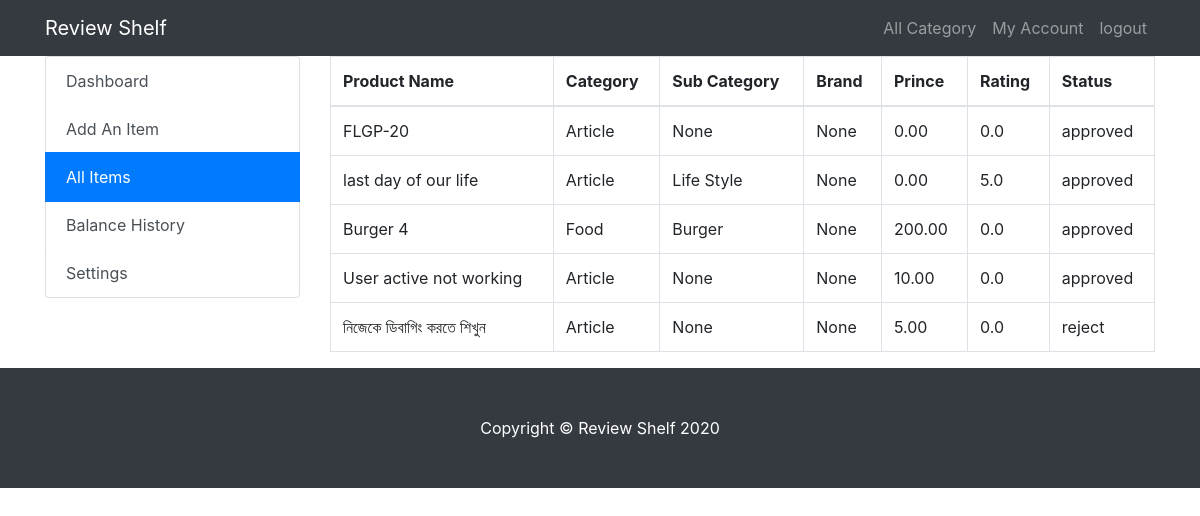
The app's page /myaccount/item/list/ (signed in) with its own data.
### reviewapp/review/models.py (models this page shows, shortened)
class Item(BaseModel):
    creat_by = models.ForeignKey(User, blank=True, related_name='creator', on_delete=models.DO_NOTHING)
    title = models.CharField(max_length=250, unique=True)
    brand = models.ForeignKey(Brand, related_name='item_brand', blank=True, null=True, on_delete=models.DO_NOTHING)
    category = models.ForeignKey(Category, related_name='item_category', blank=True, on_delete=models.DO_NOTHING)
    sub_category = models.ForeignKey(Category, related_name='item_sub_category', blank=True, null=True,
                                     on_delete=models.DO_NOTHING)
    descriptions = models.TextField(blank=True, null=True)
    price = models.DecimalField(default=0, decimal_places=2, max_digits=9)
    image = models.ImageField(upload_to="review_items", blank=True, null=True)
    review = models.DecimalField(default=0, decimal_places=1, max_digits=2)
    review_count = models.DecimalField(default=0, decimal_places=0, max_digits=9)
    likes = models.DecimalField(max_digits=9, decimal_places=0, default=0)
    status = models.CharField(max_length=10, choices=ItemChoices.choices, default=ItemChoices.PENDING)
    approved_by = models.ForeignKey(User, blank=True, related_name='item_approved_by', null=True,
                                    on_delete=models.SET_NULL)
    reject_reason = models.TextField(blank=True, null=True)
    slug = models.SlugField(blank=True, null=True, unique=True, allow_unicode=True)
    class Meta:
        db_table = "items"
        ordering = ['-created']

### reviewapp/core/models.py (models this page shows, shortened)
class BaseModel(models.Model):
    created = models.DateTimeField(auto_now_add=True)
    update = models.DateTimeField(auto_now=True)
    class Meta:
        abstract = True

class Category(BaseModel):
    name = models.CharField(max_length=120)
    cover = models.ImageField(upload_to="categories", blank=True, null=True)
    parent_category = models.ForeignKey('self', on_delete=models.CASCADE, blank=True, null=True)
    slug = models.SlugField(blank=True, null=True, unique=True, allow_unicode=True)
    def __str__(self):
        return self.name
    class Meta:
        db_table = "categories"
        verbose_name = "category"
        verbose_name_plural = "categories"

### reviewshelf/views.py (the view)
# urls.py: path('myaccount/item/list/', AllItems.as_view(), name='item_list'),
class AllItems(LoginRequiredMixin, ListView):
    template_name = 'my_Account/items_list.html'
    paginate_by = 10
    def get_queryset(self):
        return Item.objects.filter(creat_by=self.request.user)

### templates/my_Account/items_list.html
{% extends 'my_Account/my_base.html' %}
{% block content_areat %}
    <div class="table-responsive">
        <table class="table table-bordered table-hover" id="dataTable" width="100%" cellspacing="0">
            <thead>
            <tr>
                <th>Product Name</th>
                <th>Category</th>
                <th>Sub Category</th>
                <th>Brand</th>
                <th>Prince</th>
                <th>Rating</th>
                <th>Status</th>
            </tr>
            </thead>
            <tbody>
            {% for item in object_list %}
                <tr onclick="window.location='';" data-href=''>
                    <td>{{ item.title }}</td>
                    <td>{{ item.category }}</td>
                    <td>{{ item.sub_category }}</td>
                    <td>{{ item.brand }}</td>
                    <td>{{ item.price }}</td>
                    <td>{{ item.review }}</td>
                    <td>{{ item.status }}</td>
                </tr>
            {% endfor %}
            </tbody>
        </table>
    </div>
{% endblock %}

### static/css/shop-homepage.css (style rules this page uses)
body { padding-top: 56px; }

### records on screen
Item: title "FLGP-20", category "Article", sub_category "None", brand "None", price "0.00", review "0.0", status "approved"
Item: title "last day of our life", category "Article", sub_category "Life Style", brand "None", price "0.00", review "5.0", status "approved"
Item: title "Burger 4", category "Food", sub_category "Burger", brand "None", price "200.00", review "0.0", status "approved"
Item: title "User active not working", category "Article", sub_category "None", brand "None", price "10.00", review "0.0", status "approved"
Item: title "নিজেকে ডিবাগিং করতে শিখুন", category "Article", sub_category "None", brand "None", price "5.00", review "0.0", status "reject"
